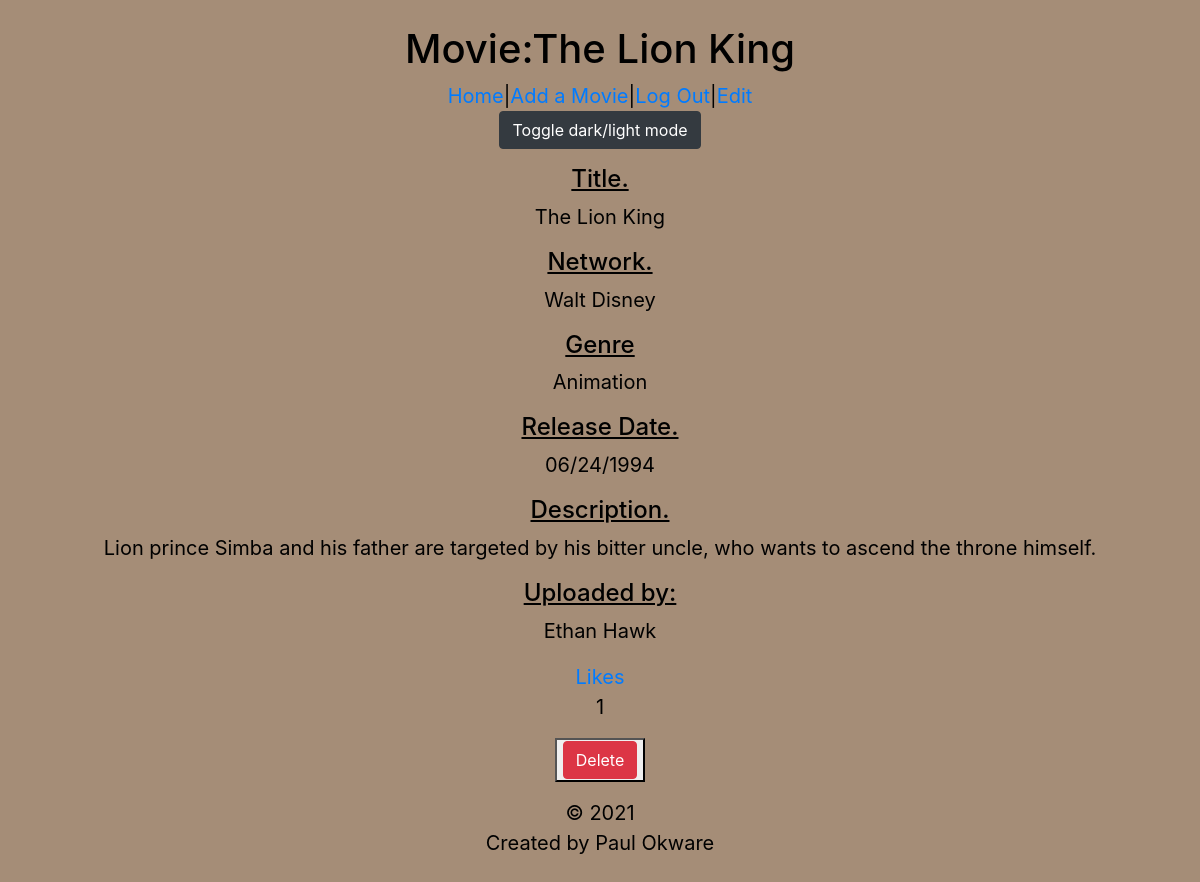
/dashboard/2, run on the app's committed database.
### soloProjectApp/models.py (models this page shows)
class Movie(models.Model):
    title = models.CharField(max_length=255)
    network = models.CharField(max_length=45)
    description = models.TextField(max_length=255)
    genre = models.CharField(max_length=45)
    release_date = models.DateTimeField()
    uploaded_by = models.ForeignKey(User,related_name ='movies_uploaded',on_delete=models.CASCADE)
    user_likes = models.ManyToManyField(User, related_name='liked_movies')
    created_at = models.DateTimeField(auto_now_add=True)
    updated_at = models.DateTimeField(auto_now=True)
    objects = MovieManager()

class User(models.Model):
    firstName = models.CharField(max_length=255)
    lastName = models.CharField(max_length=255)
    email = models.EmailField(unique=True)
    password = models.CharField(max_length=255)
    created_at = models.DateTimeField(auto_now_add=True)
    updated_at = models.DateTimeField(auto_now=True)
    objects = UserManager()

### soloProjectApp/views.py (the view)
# urls.py: path('dashboard/<int:movie_id>',views.movie),
def movie(request, movie_id):
    one_movie = Movie.objects.get(id=movie_id)
    context = {
        'movie': one_movie,
    }
    return render(request, 'movie.html',context)

### soloProjectApp/templates/movie.html (shortened to what this page needs)
<!DOCTYPE html>
<html lang="en">
<head>
    <link rel="stylesheet" href="https://cdn.jsdelivr.net/npm/bootstrap@4.6.0/dist/css/bootstrap.min.css">
    {% load static %}
    <link rel="stylesheet" href="{% static 'css/styles.css' %}">
</head>
<body>
    <header>
        <h1>Movie:{{movie.title}}</h1>
        <nav>
            <a href="/dashboard">Home</a>|<a href="/new">Add a Movie</a>|<a href="/logout">Log Out</a>|<a href="{{ movie.id }}/edit">Edit</a>
        </nav>
        <button type="button" class="btn btn-dark" onclick="myFunction()">Toggle dark/light mode</button>
    </header>
    <div class="main">
        <h4>Title.</h4>
        <p>{{ movie.title }}</p>
        <h4>Network.</h4>
        <p>{{ movie.network }}</p>
        <h4>Genre</h4>
        <p>{{movie.genre}}</p>
        <h4>Release Date.</h4>
        <p>{{ movie.release_date|date:"SHORT_DATE_FORMAT" }}</p>
        <h4>Description.</h4>
        <p>{{ movie.description }}</p>
        <h4>Uploaded by:</h4>
        <p>{{movie.uploaded_by.firstName}} {{movie.uploaded_by.lastName}}</p>
        <a href="/dashboard/{{movie.id}}/like">Likes</a>
        <p>{{ movie.user_likes.count}}</p>
        <button><a href="/dashboard/{{ movie.id }}/delete"role='button' class="btn btn-danger">Delete</a></button>
    </div>
</body>
<footer>
    &copy; <span id="year">2021</span>
    <p>Created by Paul Okware</p>
</footer>
</html>

### soloProjectApp/static/css/styles.css (style rules this page uses)
body { padding: 25px; background-color: #a58d77; color: black; font-size: 20px; }
h4 { text-decoration: underline; }
.main { display: flex; flex-direction: column; justify-content: space-evenly; align-items: center; padding: 1rem; }
header { text-align: center; }
footer { text-align: center; }

### data on the page
Movie: title "The Lion King", network "Walt Disney", genre "Animation", release_date "06/24/1994", description "Lion prince Simba and his father are targeted by his bitter uncle, who wants to ascend the throne himself.", uploaded_by.firstName "Ethan", uploaded_by.lastName "Hawk", user_likes.count "1"
